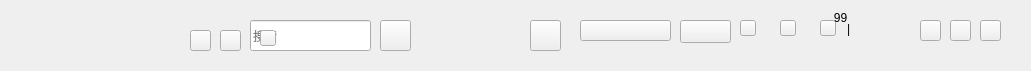
   <widget class="QWidget" name="title_Widget" native="true">
    <property name="geometry">
     <rect>
      <x>10</x>
      <y>0</y>
      <width>1031</width>
      <height>71</height>
     </rect>
    </property>
    <widget class="QLabel" name="label_tatel_logo">
     <property name="geometry">
      <rect>
       <x>30</x>
       <y>10</y>
       <width>130</width>
       <height>50</height>
      </rect>
     </property>
     <property name="maximumSize">
      <size>
       <width>130</width>
       <height>60</height>
      </size>
     </property>
     <property name="text">
      <string/>
     </property>
     <property name="scaledContents">
      <bool>true</bool>
     </property>
    </widget>
    <widget class="QPushButton" name="pushButton_people">
     <property name="geometry">
      <rect>
       <x>530</x>
       <y>20</y>
       <width>31</width>
       <height>31</height>
      </rect>
     </property>
     <property name="text">
      <string/>
     </property>
    </widget>
    <widget class="QPushButton" name="pushButton_search">
     <property name="geometry">
      <rect>
       <x>260</x>
       <y>30</y>
       <width>16</width>
       <height>16</height>
      </rect>
     </property>
     <property name="mouseTracking">
      <bool>false</bool>
     </property>
     <property name="tabletTracking">
      <bool>false</bool>
     </property>
     <property name="acceptDrops">
      <bool>false</bool>
     </property>
     <property name="text">
      <string/>
     </property>
     <property name="checkable">
      <bool>false</bool>
     </property>
     <property name="checked">
      <bool>false</bool>
     </property>
     <property name="autoExclusive">
      <bool>false</bool>
     </property>
     <property name="autoDefault">
      <bool>false</bool>
     </property>
     <property name="default">
      <bool>false</bool>
     </property>
    </widget>
    <widget class="QPushButton" name="pushButton_right">
     <property name="geometry">
      <rect>
       <x>220</x>
       <y>30</y>
       <width>21</width>
       <height>21</height>
      </rect>
     </property>
     <property name="text">
      <string/>
     </property>
    </widget>
    <widget class="QLineEdit" name="line_Search">
     <property name="geometry">
      <rect>
       <x>250</x>
       <y>20</y>
       <width>121</width>
       <height>31</height>
      </rect>
     </property>
     <property name="placeholderText">
      <string>搜索</string>
     </property>
    </widget>
    <widget class="QPushButton" name="pushButton_left">
     <property name="geometry">
      <rect>
       <x>190</x>
       <y>30</y>
       <width>21</width>
       <height>21</height>
      </rect>
     </property>
     <property name="text">
      <string/>
     </property>
    </widget>
    <widget class="QPushButton" name="pushButton_hide">
     <property name="geometry">
      <rect>
       <x>920</x>
       <y>20</y>
       <width>21</width>
       <height>21</height>
      </rect>
     </property>
     <property name="text">
      <string/>
     </property>
    </widget>
    <widget class="QPushButton" name="pushButton_max">
     <property name="geometry">
      <rect>
       <x>950</x>
       <y>20</y>
       <width>21</width>
       <height>21</height>
      </rect>
     </property>
     <property name="text">
      <string/>
     </property>
    </widget>
    <widget class="QPushButton" name="pushButton_close">
     <property name="geometry">
      <rect>
       <x>980</x>
       <y>20</y>
       <width>21</width>
       <height>21</height>
      </rect>
     </property>
     <property name="text">
      <string/>
     </property>
    </widget>
    <widget class="QPushButton" name="pushButton_title_listen">
     <property name="geometry">
      <rect>
       <x>380</x>
       <y>20</y>
       <width>31</width>
       <height>31</height>
      </rect>
     </property>
     <property name="text">
      <string/>
     </property>
    </widget>
    <widget class="QPushButton" name="pushButton_vip">
     <property name="geometry">
      <rect>
       <x>680</x>
       <y>20</y>
       <width>51</width>
       <height>23</height>
      </rect>
     </property>
     <property name="text">
      <string/>
     </property>
    </widget>
    <widget class="QPushButton" name="pushButton_cloth">
     <property name="geometry">
      <rect>
       <x>740</x>
       <y>20</y>
       <width>16</width>
       <height>16</height>
      </rect>
     </property>
     <property name="text">
      <string/>
     </property>
    </widget>
    <widget class="QLabel" name="label_shuxian">
     <property name="geometry">
      <rect>
       <x>847</x>
       <y>20</y>
       <width>16</width>
       <height>17</height>
      </rect>
     </property>
     <property name="styleSheet">
      <string notr="true"/>
     </property>
     <property name="text">
      <string>|</string>
     </property>
    </widget>
    <widget class="QPushButton" name="pushButton_set">
     <property name="geometry">
      <rect>
       <x>780</x>
       <y>20</y>
       <width>16</width>
       <height>16</height>
      </rect>
     </property>
     <property name="text">
      <string/>
     </property>
    </widget>
    <widget class="QPushButton" name="pushButton_name">
     <property name="geometry">
      <rect>
       <x>580</x>
       <y>20</y>
       <width>91</width>
       <height>21</height>
      </rect>
     </property>
     <property name="text">
      <string/>
     </property>
    </widget>
    <widget class="QPushButton" name="pushButton_message">
     <property name="geometry">
      <rect>
       <x>820</x>
       <y>20</y>
       <width>16</width>
       <height>16</height>
      </rect>
     </property>
     <property name="text">
      <string/>
     </property>
    </widget>
    <widget class="QLabel" name="label_message_Tip">
     <property name="geometry">
      <rect>
       <x>830</x>
       <y>10</y>
       <width>21</width>
       <height>16</height>
      </rect>
     </property>
     <property name="text">
      <string>99</string>
     </property>
     <property name="alignment">
      <set>Qt::AlignCenter</set>
     </property>
    </widget>
    <zorder>label_tatel_logo</zorder>
    <zorder>pushButton_people</zorder>
    <zorder>pushButton_right</zorder>
    <zorder>line_Search</zorder>
    <zorder>pushButton_left</zorder>
    <zorder>pushButton_hide</zorder>
    <zorder>pushButton_max</zorder>
    <zorder>pushButton_close</zorder>
    <zorder>pushButton_search</zorder>
    <zorder>pushButton_title_listen</zorder>
    <zorder>pushButton_vip</zorder>
    <zorder>pushButton_cloth</zorder>
    <zorder>label_shuxian</zorder>
    <zorder>pushButton_set</zorder>
    <zorder>pushButton_name</zorder>
    <zorder>pushButton_message</zorder>
    <zorder>label_message_Tip</zorder>
   </widget>
